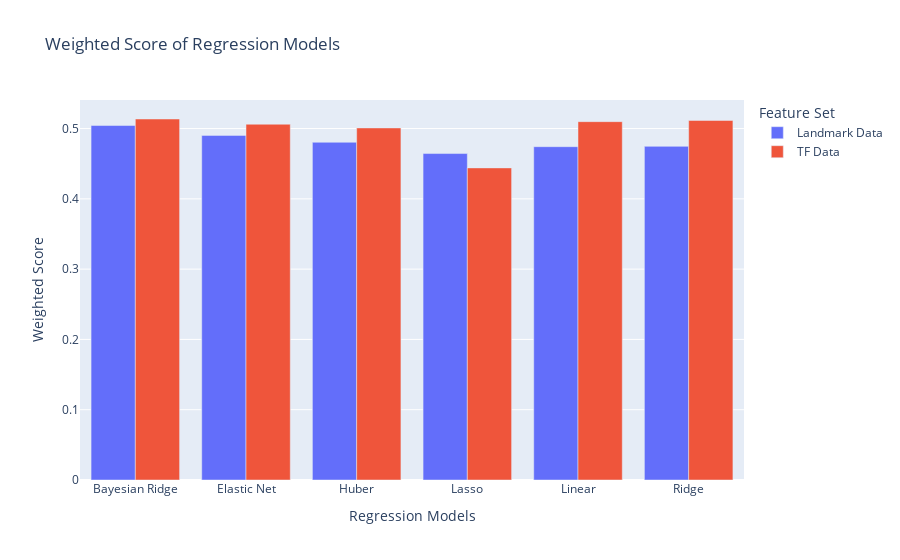
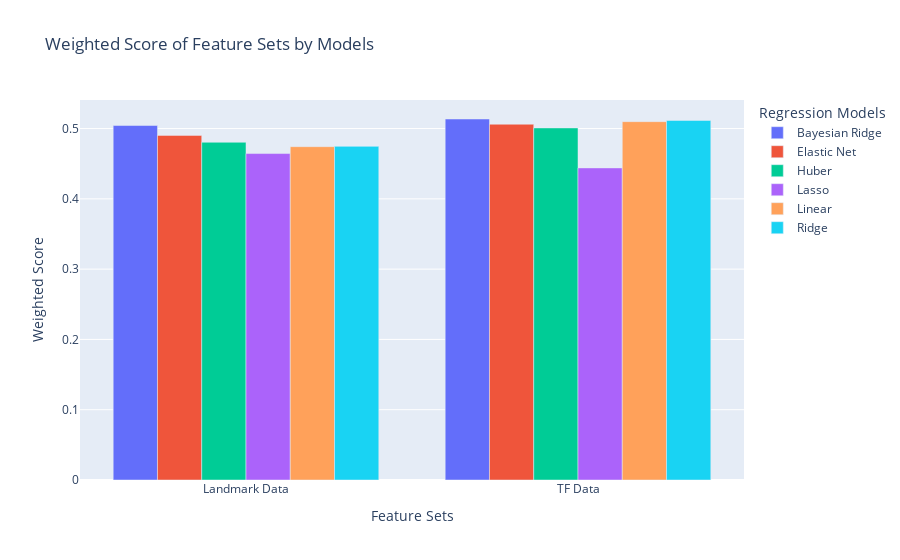
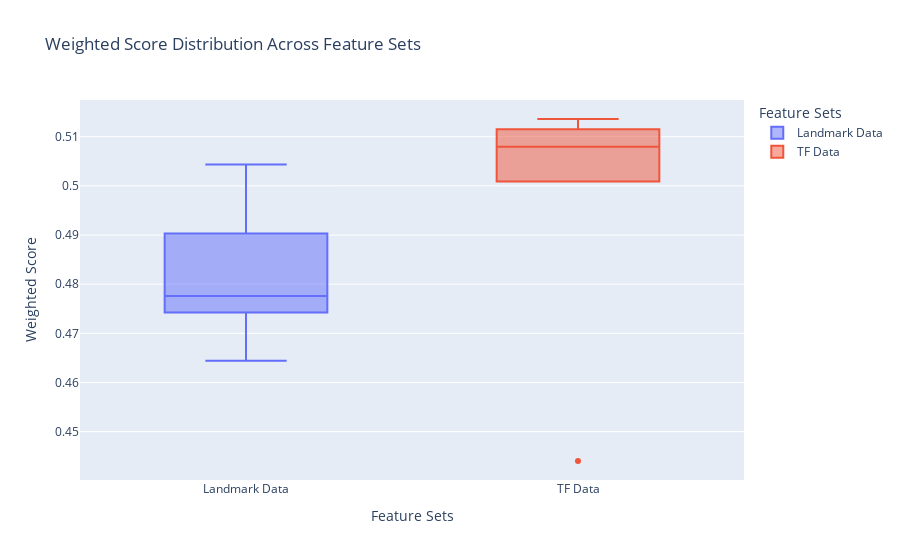

The notebook cell these images were saved under, in order:
### Code cell
create_model_weighted_score_visualization(
    results_df, save_path="../assets/figures/Phase 1/linear_model_weighted_score.html"
)
create_feature_set_weighted_score_visualization(
    results_df,
    save_path="../assets/figures/Phase 1/linear_feature_set_weighted_score.html",
)
create_feature_set_distribution_visualization(
    results_df,
    save_path="../assets/figures/Phase 1/linear_feature_set_distribution.html",
)

### Figure 1 — Plotly figure (JSON) as saved in the notebook; plotly's stock layout.template omitted (floating-point values rounded to 4 significant figures)
{"data": [{"alignmentgroup": "True", "hovertemplate": "Feature Set=Landmark Data<br>Models=%{x}<br>Weighted Score=%{y}<extra></extra>", "legendgroup": "Landmark Data", "marker": {"color": "#636efa", "pattern": {"shape": ""}}, "name": "Landmark Data", "offsetgroup": "Landmark Data", "orientation": "v", "showlegend": true, "textposition": "auto", "type": "bar", "x": ["Bayesian Ridge", "Elastic Net", "Huber", "Lasso", "Linear", "Ridge"], "xaxis": "x", "y": [0.5043, 0.4903, 0.4805, 0.4644, 0.4742, 0.4747], "yaxis": "y"}, {"alignmentgroup": "True", "hovertemplate": "Feature Set=TF Data<br>Models=%{x}<br>Weighted Score=%{y}<extra></extra>", "legendgroup": "TF Data", "marker": {"color": "#EF553B", "pattern": {"shape": ""}}, "name": "TF Data", "offsetgroup": "TF Data", "orientation": "v", "showlegend": true, "textposition": "auto", "type": "bar", "x": ["Bayesian Ridge", "Elastic Net", "Huber", "Lasso", "Linear", "Ridge"], "xaxis": "x", "y": [0.5136, 0.5062, 0.5009, 0.444, 0.5098, 0.5115], "yaxis": "y"}], "layout": {"barmode": "group", "legend": {"title": {"text": "Feature Set"}, "tracegroupgap": 0}, "title": {"text": "Weighted Score of Regression Models"}, "xaxis": {"anchor": "y", "domain": [0, 1], "title": {"text": "Regression Models"}}, "yaxis": {"anchor": "x", "domain": [0, 1], "title": {"text": "Weighted Score"}}}}

### Figure 2 — Plotly figure (JSON) as saved in the notebook; plotly's stock layout.template omitted (floating-point values rounded to 4 significant figures)
{"data": [{"alignmentgroup": "True", "hovertemplate": "Regression Model Type=Bayesian Ridge<br>Feature Set=%{x}<br>Weighted Score=%{y}<extra></extra>", "legendgroup": "Bayesian Ridge", "marker": {"color": "#636efa", "pattern": {"shape": ""}}, "name": "Bayesian Ridge", "offsetgroup": "Bayesian Ridge", "orientation": "v", "showlegend": true, "textposition": "auto", "type": "bar", "x": ["Landmark Data", "TF Data"], "xaxis": "x", "y": [0.5043, 0.5136], "yaxis": "y"}, {"alignmentgroup": "True", "hovertemplate": "Regression Model Type=Elastic Net<br>Feature Set=%{x}<br>Weighted Score=%{y}<extra></extra>", "legendgroup": "Elastic Net", "marker": {"color": "#EF553B", "pattern": {"shape": ""}}, "name": "Elastic Net", "offsetgroup": "Elastic Net", "orientation": "v", "showlegend": true, "textposition": "auto", "type": "bar", "x": ["Landmark Data", "TF Data"], "xaxis": "x", "y": [0.4903, 0.5062], "yaxis": "y"}, {"alignmentgroup": "True", "hovertemplate": "Regression Model Type=Huber<br>Feature Set=%{x}<br>Weighted Score=%{y}<extra></extra>", "legendgroup": "Huber", "marker": {"color": "#00cc96", "pattern": {"shape": ""}}, "name": "Huber", "offsetgroup": "Huber", "orientation": "v", "showlegend": true, "textposition": "auto", "type": "bar", "x": ["Landmark Data", "TF Data"], "xaxis": "x", "y": [0.4805, 0.5009], "yaxis": "y"}, {"alignmentgroup": "True", "hovertemplate": "Regression Model Type=Lasso<br>Feature Set=%{x}<br>Weighted Score=%{y}<extra></extra>", "legendgroup": "Lasso", "marker": {"color": "#ab63fa", "pattern": {"shape": ""}}, "name": "Lasso", "offsetgroup": "Lasso", "orientation": "v", "showlegend": true, "textposition": "auto", "type": "bar", "x": ["Landmark Data", "TF Data"], "xaxis": "x", "y": [0.4644, 0.444], "yaxis": "y"}, {"alignmentgroup": "True", "hovertemplate": "Regression Model Type=Linear<br>Feature Set=%{x}<br>Weighted Score=%{y}<extra></extra>", "legendgroup": "Linear", "marker": {"color": "#FFA15A", "pattern": {"shape": ""}}, "name": "Linear", "offsetgroup": "Linear", "orientation": "v", "showlegend": true, "textposition": "auto", "type": "bar", "x": ["Landmark Data", "TF Data"], "xaxis": "x", "y": [0.4742, 0.5098], "yaxis": "y"}, {"alignmentgroup": "True", "hovertemplate": "Regression Model Type=Ridge<br>Feature Set=%{x}<br>Weighted Score=%{y}<extra></extra>", "legendgroup": "Ridge", "marker": {"color": "#19d3f3", "pattern": {"shape": ""}}, "name": "Ridge", "offsetgroup": "Ridge", "orientation": "v", "showlegend": true, "textposition": "auto", "type": "bar", "x": ["Landmark Data", "TF Data"], "xaxis": "x", "y": [0.4747, 0.5115], "yaxis": "y"}], "layout": {"barmode": "group", "legend": {"title": {"text": "Regression Models"}, "tracegroupgap": 0}, "title": {"text": "Weighted Score of Feature Sets by Models"}, "xaxis": {"anchor": "y", "domain": [0, 1], "title": {"text": "Feature Sets"}}, "yaxis": {"anchor": "x", "domain": [0, 1], "title": {"text": "Weighted Score"}}}}

### Figure 3 — Plotly figure (JSON) as saved in the notebook; plotly's stock layout.template omitted (floating-point values rounded to 4 significant figures)
{"data": [{"alignmentgroup": "True", "boxpoints": "outliers", "hovertemplate": "Feature Sets=%{x}<br>Weighted Score=%{y}<extra></extra>", "legendgroup": "Landmark Data", "marker": {"color": "#636efa"}, "name": "Landmark Data", "notched": false, "offsetgroup": "Landmark Data", "orientation": "v", "showlegend": true, "type": "box", "x": ["Landmark Data", "Landmark Data", "Landmark Data", "Landmark Data", "Landmark Data", "Landmark Data"], "x0": " ", "xaxis": "x", "y": [0.5043, 0.4903, 0.4805, 0.4644, 0.4742, 0.4747], "y0": " ", "yaxis": "y"}, {"alignmentgroup": "True", "boxpoints": "outliers", "hovertemplate": "Feature Sets=%{x}<br>Weighted Score=%{y}<extra></extra>", "legendgroup": "TF Data", "marker": {"color": "#EF553B"}, "name": "TF Data", "notched": false, "offsetgroup": "TF Data", "orientation": "v", "showlegend": true, "type": "box", "x": ["TF Data", "TF Data", "TF Data", "TF Data", "TF Data", "TF Data"], "x0": " ", "xaxis": "x", "y": [0.5136, 0.5062, 0.5009, 0.444, 0.5098, 0.5115], "y0": " ", "yaxis": "y"}], "layout": {"boxmode": "overlay", "legend": {"title": {"text": "Feature Sets"}, "tracegroupgap": 0}, "title": {"text": "Weighted Score Distribution Across Feature Sets"}, "xaxis": {"anchor": "y", "categoryarray": ["Landmark Data", "TF Data"], "categoryorder": "array", "domain": [0, 1], "title": {"text": "Feature Sets"}}, "yaxis": {"anchor": "x", "domain": [0, 1], "title": {"text": "Weighted Score"}}}}
